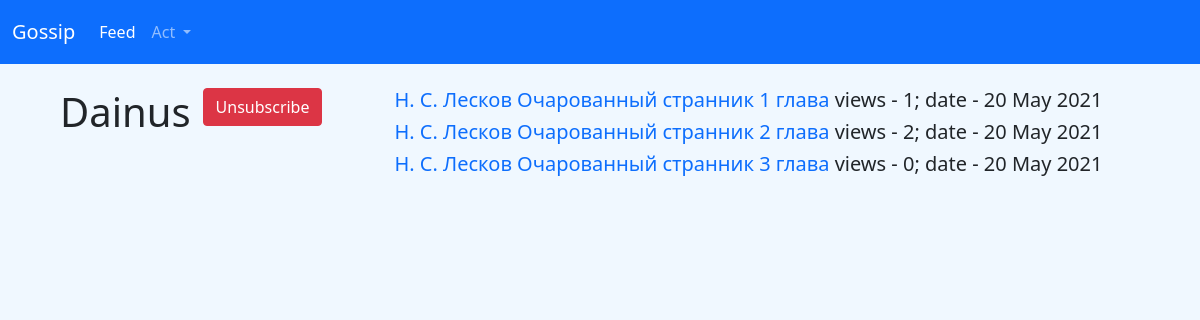
Screenshot of /user/1 (signed in) with the database file from the repository.
### data/user.py (models this page shows, shortened)
class User(SqlAlchemyBase, UserMixin, SerializerMixin):
    __tablename__ = 'users'
    id = sa.Column(sa.Integer, primary_key=True, autoincrement=True)
    nickname = sa.Column(sa.String, nullable=True)
    hashed_password = sa.Column(sa.String, nullable=True)
    created_date = sa.Column(sa.DateTime, default=datetime.datetime.now())
    subs = sa.Column(sa.String, default='1')
    news = orm.relation("News", back_populates='user')

### data/new.py (models this page shows)
class News(SqlAlchemyBase, UserMixin, SerializerMixin):
    __tablename__ = 'news'
    id = sa.Column(sa.Integer, primary_key=True, autoincrement=True)
    title = sa.Column(sa.String, nullable=True)
    content = sa.Column(sa.String, nullable=True)
    date = datetime.date.today().ctime().split()
    date = date[2] + ' ' + date[1] + ' ' + date[-1]
    created_date = sa.Column(sa.String, default=date)
    views = sa.Column(sa.Integer, default=0)
    user_id = sa.Column(sa.Integer, sa.ForeignKey("users.id"))
    user = orm.relation('User')

### get_user.py (the view)
@get_user_blueprint.route('/user/<int:id>', methods=['GET', 'POST'])
def get_user(id):
    ses = db_session.create_sessin()
    user = ses.query(User).get(id)
    if request.method == 'POST':
        cur_user = ses.query(User).get(current_user.id)
        if str(id) in current_user.subs:
            print(4)
            subs = current_user.subs.split(',')
            del subs[subs.index(str(id))]
            cur_user.subs = ','.join(subs)
        else:
            if cur_user.subs == '':
                cur_user.subs = str(id)
            else:
                cur_user.subs += ',' + str(id)
        ses.commit()
        return redirect(f'/user/{id}')
    elif request.method == 'GET':
        news = user.news
        print(news)
        is_user = str(id) in current_user.subs
        return render_template('get_user.html', news=news, user=user.nickname, title=user.nickname, id=id, is_user=is_user)

### app.py (called while the page is built)
@login_man.user_loader
def loader_user(user_id):
    ses = db_session.create_sessin()
    return ses.query(User).get(user_id)

### data/db_session.py (called while the page is built)
def create_sessin() -> Session:
    global __factory
    return __factory()

### templates/get_user.html (shortened to what this page needs)
{% extends 'base.html' %}
{% block content %}
<div class="parent">
        <div class="child"><h1>{{ user }}</h1></div>
        <div class="child">
            {% if not(current_user.id == id) %}
            <div class="btn-group" role="group" aria-label="Basic mixed styles example">
                <form action="" method="post">
                {% if not(is_user) %}
                <button type="submit" class="btn btn-success" id="subscribe" >Subscribe</button>
                {% else %}
                <button type="submit" class="btn btn-danger" id="subscribe">Unsubscribe</button>
                {% endif %}
                    </form>
            </div>
            {% endif %}
        </div>
        <div class="child">
            {% for new in news %}
            <h5>
                <a href="/new/{{ new.id }}">{{ new.title }}</a> views - {{ new.views }}; date - {{new.created_date}}
            </h5>
            {% endfor %}
        </div>
    </div>
{% endblock %}

### static/css/style.css (style rules this page uses)
body { background: #F0F8FF; }
a { text-decoration: none; }

### templates/get_user.html (style rules this page uses)
.parent> div { float: left; margin-right: 1%; }
.child:last-child { margin-left: 5%; }
.child:first-child { margin-left: 5%; }

### rows the page displays
User: nickname "Dainus"
News: title "Н. С. Лесков Очарованный странник 1 глава", views "1", created_date "20 May 2021"
News: title "Н. С. Лесков Очарованный странник 2 глава", views "2", created_date "20 May 2021"
News: title "Н. С. Лесков Очарованный странник 3 глава", views "0", created_date "20 May 2021"
